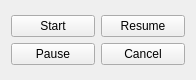
<?xml version="1.0" encoding="UTF-8"?>
<ui version="4.0">
 <class>Widget</class>
 <widget class="QWidget" name="Widget">
  <property name="geometry">
   <rect>
    <x>0</x>
    <y>0</y>
    <width>196</width>
    <height>80</height>
   </rect>
  </property>
  <property name="windowTitle">
   <string>Widget</string>
  </property>
  <layout class="QGridLayout" name="gridLayout_2">
   <item row="0" column="0">
    <layout class="QGridLayout" name="gridLayout">
     <item row="0" column="0">
      <widget class="QPushButton" name="pushButton_Start_">
       <property name="text">
        <string>Start</string>
       </property>
      </widget>
     </item>
     <item row="0" column="1">
      <widget class="QPushButton" name="pushButton_Resume_">
       <property name="text">
        <string>Resume</string>
       </property>
      </widget>
     </item>
     <item row="1" column="0">
      <widget class="QPushButton" name="pushButton_Pause_">
       <property name="text">
        <string>Pause</string>
       </property>
      </widget>
     </item>
     <item row="1" column="1">
      <widget class="QPushButton" name="pushButton_Cancel_">
       <property name="text">
        <string>Cancel</string>
       </property>
      </widget>
     </item>
    </layout>
   </item>
  </layout>
 </widget>
 <layoutdefault spacing="6" margin="11"/>
 <resources/>
 <connections/>
</ui>
